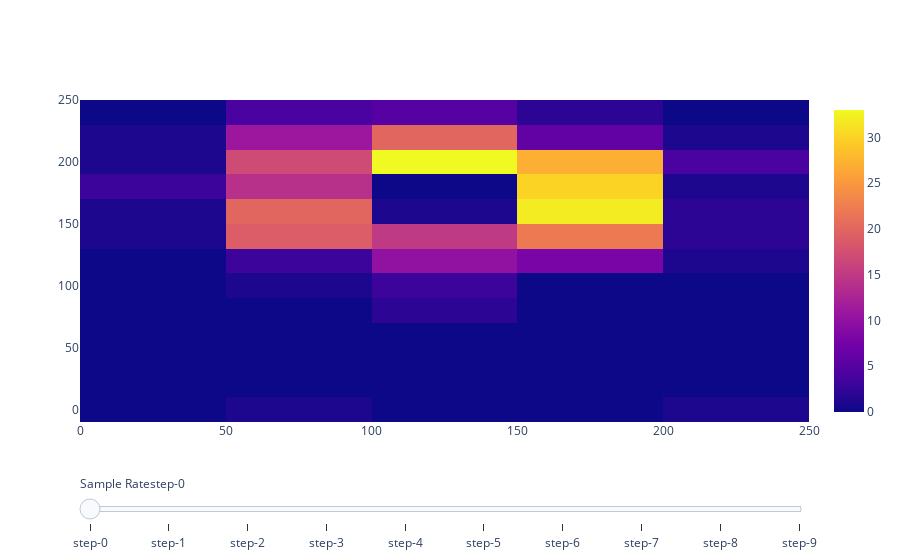

This figure's notebook cell:
### Code cell
fig.update_layout(sliders=desc)

### Figure 1 — Plotly figure (JSON) as saved in the notebook; plotly's stock layout.template omitted (floating-point values rounded to 4 significant figures; data arrays with more than 128 entries replaced by an {"elided": "..."} marker saying what was removed)
{"data": [{"name": "Balls", "type": "histogram2d", "visible": true, "x": {"elided": "325 float values"}, "y": {"elided": "325 float values"}}, {"name": "Balls", "type": "histogram2d", "visible": false, "x": {"elided": "651 float values"}, "y": {"elided": "651 float values"}}, {"name": "Balls", "type": "histogram2d", "visible": false, "x": {"elided": "976 float values"}, "y": {"elided": "976 float values"}}, {"name": "Balls", "type": "histogram2d", "visible": false, "x": {"elided": "1302 float values"}, "y": {"elided": "1302 float values"}}, {"name": "Balls", "type": "histogram2d", "visible": false, "x": {"elided": "1627 float values"}, "y": {"elided": "1627 float values"}}, {"name": "Balls", "type": "histogram2d", "visible": false, "x": {"elided": "1953 float values"}, "y": {"elided": "1953 float values"}}, {"name": "Balls", "type": "histogram2d", "visible": false, "x": {"elided": "2278 float values"}, "y": {"elided": "2278 float values"}}, {"name": "Balls", "type": "histogram2d", "visible": false, "x": {"elided": "2604 float values"}, "y": {"elided": "2604 float values"}}, {"name": "Balls", "type": "histogram2d", "visible": false, "x": {"elided": "2929 float values"}, "y": {"elided": "2929 float values"}}, {"name": "Balls", "type": "histogram2d", "visible": false, "x": {"elided": "3255 float values"}, "y": {"elided": "3255 float values"}}], "layout": {"sliders": [{"active": 10, "currentvalue": {"prefix": "Sample Rate"}, "pad": {"t": 50}, "steps": [{"args": [{"visible": [true, false, false, false, false, false, false, false, false, false]}, {"title": "Sample Rate 0.1"}], "method": "update"}, {"args": [{"visible": [false, true, false, false, false, false, false, false, false, false]}, {"title": "Sample Rate 0.2"}], "method": "update"}, {"args": [{"visible": [false, false, true, false, false, false, false, false, false, false]}, {"title": "Sample Rate 0.3"}], "method": "update"}, {"args": [{"visible": [false, false, false, true, false, false, false, false, false, false]}, {"title": "Sample Rate 0.4"}], "method": "update"}, {"args": [{"visible": [false, false, false, false, true, false, false, false, false, false]}, {"title": "Sample Rate 0.5"}], "method": "update"}, {"args": [{"visible": [false, false, false, false, false, true, false, false, false, false]}, {"title": "Sample Rate 0.6"}], "method": "update"}, {"args": [{"visible": [false, false, false, false, false, false, true, false, false, false]}, {"title": "Sample Rate 0.7"}], "method": "update"}, {"args": [{"visible": [false, false, false, false, false, false, false, true, false, false]}, {"title": "Sample Rate 0.8"}], "method": "update"}, {"args": [{"visible": [false, false, false, false, false, false, false, false, true, false]}, {"title": "Sample Rate 0.9"}], "method": "update"}, {"args": [{"visible": [false, false, false, false, false, false, false, false, false, true]}, {"title": "Sample Rate 1.0"}], "method": "update"}]}]}}
